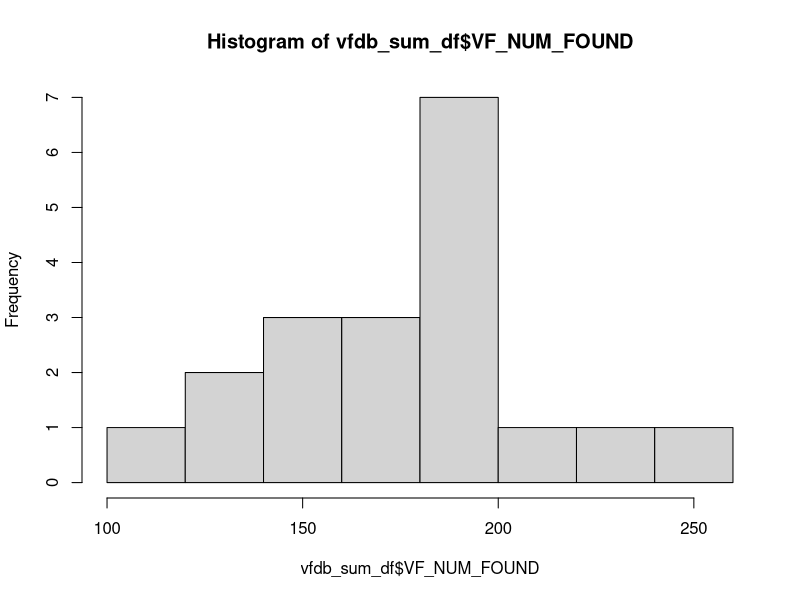

Recreate this plot in R.
## ---- chunk 1

#library(pacman)
library(readr)
library(dplyr)
library(stringr)

## ---- chunk 2


sum_tsv = read_tsv( "./abricate_vfdb_summary.tsv" )


vfdb_sum_df = sum_tsv %>% 
  rename( file_name = '#FILE' ,
          VF_NUM_FOUND = "NUM_FOUND"
          )

hist( vfdb_sum_df$VF_NUM_FOUND )

vfdb_sum_df %>% head()


# example data in data frame
# file_name      VF_NUM_FOUND    AAA24094        APECO1_1753     APECO1_3695     APECO1_3696     APECO1_3698     APECO1_3702     APECO1_3711     APECO1_3712     APECO1_3713
# vf.14.txt       249            .               .               .              .       .       .       .       .       .100.00   .

# example of parsing the regex in stringr 
# chunk1 matches vf
# chunk2 matches 14 
# key becomes vf_14

vfdb_sum_df = vfdb_sum_df %>%
  mutate( fasta_basename_chunk1   = str_match( file_name,     "([:alnum:]+).([:alnum:]+).txt"  )[,2] ) %>%
  mutate( fasta_basename_chunk2   = str_match( file_name,     "([:alnum:]+).([:alnum:]+).txt"  )[,3] ) %>%
  mutate( key = str_c( fasta_basename_chunk1, "_", fasta_basename_chunk2 ) )

